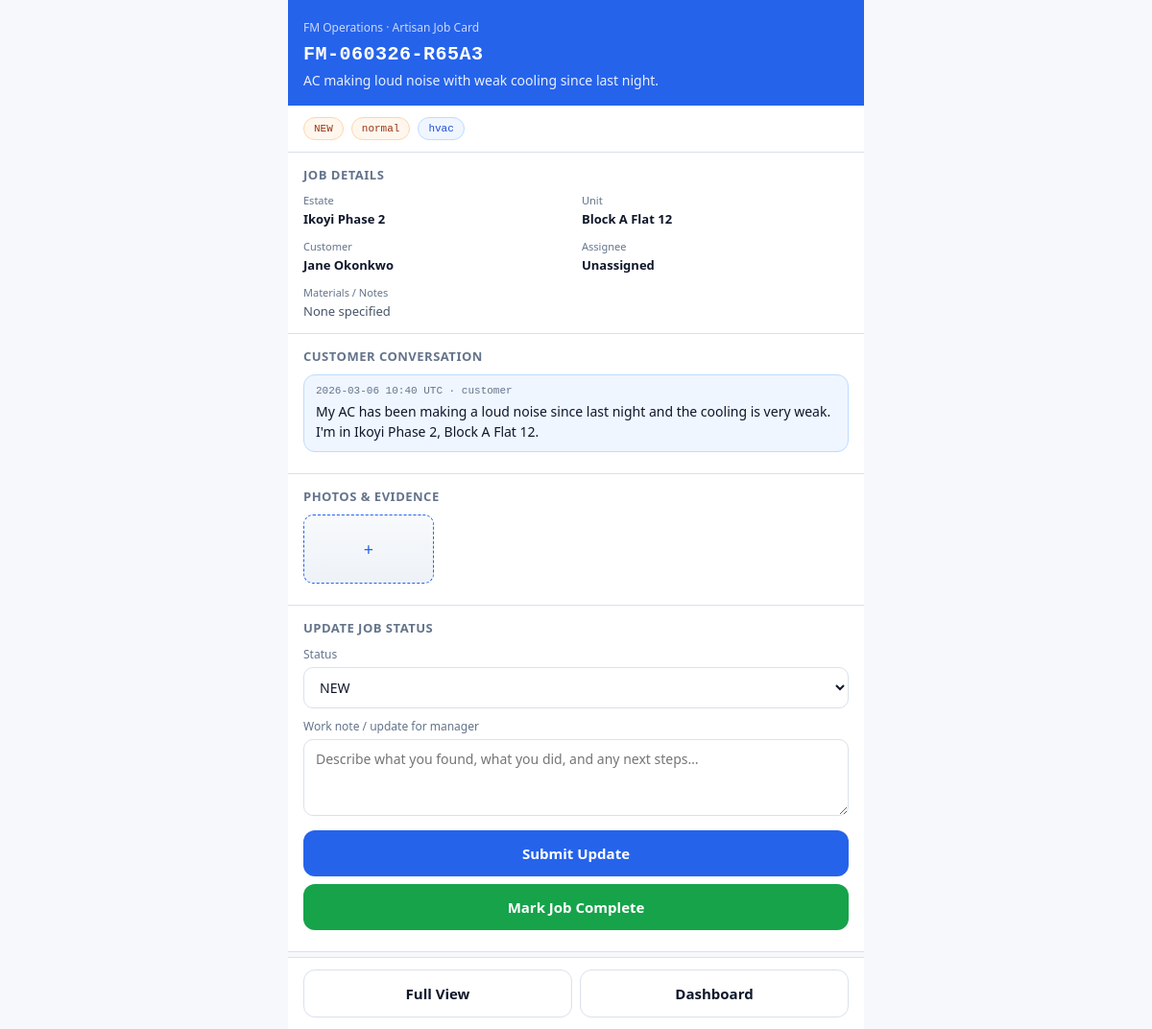
Page /fm/artisan/FM-060326-R65A3 on the committed database.
### tables this page shows
CREATE TABLE fm_tickets (
    id          INTEGER PRIMARY KEY AUTOINCREMENT,
    ref         TEXT NOT NULL UNIQUE,          -- FM-DDMMYY-XXXXX
    estate      TEXT NOT NULL DEFAULT '',
    unit        TEXT NOT NULL DEFAULT '',
    customer    TEXT NOT NULL DEFAULT '',
    source      TEXT NOT NULL DEFAULT 'webchat'
                    CHECK(source IN ('webchat','whatsapp','whatsapp_json','system','manual')),
    priority    TEXT NOT NULL DEFAULT 'normal'
                    CHECK(priority IN ('urgent','normal','low')),
    category    TEXT NOT NULL DEFAULT 'general'
                    CHECK(category IN ('general','electrical','plumbing','hvac',
                                       'security','carpentry','cleaning','painting','pest_control')),
    status      TEXT NOT NULL DEFAULT 'NEW'
                    CHECK(status IN ('NEW','TRIAGED','ASSIGNED','IN_PROGRESS',
                                     'WAITING_CUSTOMER','BLOCKED','DONE','CANCELLED')),
    assignee    TEXT DEFAULT '',
    summary     TEXT NOT NULL DEFAULT '',
    materials   TEXT DEFAULT '',
    location_note TEXT DEFAULT '',
    created_at  TIMESTAMP DEFAULT CURRENT_TIMESTAMP,
    updated_at  TIMESTAMP DEFAULT CURRENT_TIMESTAMP
);

CREATE TABLE fm_conversations (
    id          INTEGER PRIMARY KEY AUTOINCREMENT,
    ticket_ref  TEXT NOT NULL,
    sender      TEXT NOT NULL DEFAULT 'customer'
                    CHECK(sender IN ('customer','staff','ai','system')),
    body        TEXT NOT NULL,
    source      TEXT DEFAULT 'webchat',        -- webchat, whatsapp, staff, ai
    is_internal BOOLEAN DEFAULT 0,             -- 1 = internal note, not visible to customer
    created_at  TIMESTAMP DEFAULT CURRENT_TIMESTAMP,
    FOREIGN KEY (ticket_ref) REFERENCES fm_tickets(ref) ON DELETE CASCADE
);

### app.py (the view)
@app.route('/fm/artisan/<ref>')
def fm_artisan_view(ref):
    conn = fm_get_db()
    ticket = conn.execute("SELECT * FROM fm_tickets WHERE ref = ?", (ref,)).fetchone()
    if not ticket:
        conn.close()
        return render_template('fm/artisan_404.html', ref=ref), 404
    ticket = dict(ticket)
    messages = [dict(r) for r in conn.execute(
        """SELECT * FROM fm_conversations
           WHERE ticket_ref = ? AND is_internal = 0
           ORDER BY created_at ASC""",
        (ref,)
    ).fetchall()]
    evidence = [dict(r) for r in conn.execute(
        "SELECT * FROM fm_evidence WHERE ticket_ref = ? ORDER BY uploaded_at ASC",
        (ref,)
    ).fetchall()]
    for ev in evidence:
        ev['url'] = f"/fm/evidence/{ev['filename']}"
    conn.close()
    return render_template(
        'fm/artisan.html',
        ticket=ticket,
        messages=messages,
        evidence=evidence
    )

### app.py (called while the page is built)
def fm_get_db():
    conn = sqlite3.connect(ENGINE_DB_PATH)
    conn.row_factory = sqlite3.Row
    conn.execute("PRAGMA foreign_keys = ON")
    return conn

### templates/fm/artisan.html (shortened to what this page needs)
<!DOCTYPE html>
<html lang="en">
<head>
</head>
<body>
<div class="art-header">
    <div class="art-brand">FM Operations · Artisan Job Card</div>
    <h1>{{ ticket.ref }}</h1>
    <div class="art-summary">{{ ticket.summary }}</div>
</div>
<div class="art-statusbar">
    <span class="art-badge
        {%- if ticket.status == 'DONE' %} good
        {%- elif ticket.status in ('BLOCKED','CANCELLED') %} bad
        {%- else %} warn
        {%- endif %}">{{ ticket.status }}</span>
    <span class="art-badge
        {%- if ticket.priority == 'urgent' %} bad
        {%- elif ticket.priority == 'low' %} good
        {%- else %} warn
        {%- endif %}">{{ ticket.priority }}</span>
    <span class="art-badge info">{{ ticket.category }}</span>
</div>
<div class="art-section">
    <h2>Job Details</h2>
    <div class="art-meta">
        <div class="art-meta-item">
            <label>Estate</label>
            <div class="val">{{ ticket.estate or '—' }}</div>
        </div>
        <div class="art-meta-item">
            <label>Unit</label>
            <div class="val">{{ ticket.unit or '—' }}</div>
        </div>
        <div class="art-meta-item">
            <label>Customer</label>
            <div class="val">{{ ticket.customer or '—' }}</div>
        </div>
        <div class="art-meta-item">
            <label>Assignee</label>
            <div class="val">{{ ticket.assignee or 'Unassigned' }}</div>
        </div>
        <div class="art-meta-item" style="grid-column:1/-1">
            <label>Materials / Notes</label>
            <div class="val" style="font-weight:400;color:var(--muted)">{{ ticket.materials or 'None specified' }}</div>
        </div>
    </div>
</div>
<div class="art-section">
    <h2>Customer Conversation</h2>
    {% if messages %}
        {% for msg in messages %}
        <div class="art-msg {% if msg.sender == 'customer' %}customer{% elif msg.sender == 'ai' %}ai{% endif %}">
            <div class="art-mmeta">{{ msg.created_at[:16] }} UTC · {{ msg.sender }}</div>
            <div class="art-mbody">{{ msg.body }}</div>
        </div>
        {% endfor %}
    {% else %}
        <div style="color:var(--muted2);font-size:13px">No messages yet</div>
    {% endif %}
</div>
<div class="art-section">
    <h2>Photos &amp; Evidence</h2>
    <div class="art-thumbs">
        <label class="art-thumb add" title="Upload photo">
            +
        </label>
    </div>
</div>
<div class="art-form">
    <h2 style="font-size:13px;font-weight:700;color:var(--muted2);text-transform:uppercase;letter-spacing:.5px;margin-bottom:10px">
        Update Job Status
    </h2>
    <label class="art-label">Status</label>
    <select class="art-select" id="art-status">
        {% for s in ['NEW','TRIAGED','ASSIGNED','IN_PROGRESS','WAITING_CUSTOMER','BLOCKED','DONE','CANCELLED'] %}
        <option {% if ticket.status == s %}selected{% endif %}>{{ s }}</option>
        {% endfor %}
    </select>
    <label class="art-label">Work note / update for manager</label>
    <textarea class="art-input art-textarea" id="art-note"
              placeholder="Describe what you found, what you did, and any next steps…"></textarea>
    <button class="art-btn primary" onclick="ART.submitUpdate()">Submit Update</button>
    <button class="art-btn success" onclick="ART.markDone()">Mark Job Complete</button>
</div>
<div class="art-sticky">
    <a href="/fm/ticket/{{ ticket.ref }}" class="art-btn secondary" style="text-decoration:none;text-align:center">
        Full View
    </a>
    <a href="/fm/dashboard" class="art-btn secondary" style="text-decoration:none;text-align:center">
        Dashboard
    </a>
</div>
</body>
</html>

### templates/fm/artisan.html (style rules this page uses)
:root { --bg: #f6f8fb; --panel: #ffffff; --line: #d9e1ec; --text: #0f172a; --muted: #475569; --muted2: #64748b; --accent: #2563eb; --good: #16a34a; --warn: #d97706; --bad: #dc2626; --radius: 12px; --mono: ui-monospace, SFMono-Regular, Menlo, Consolas, monospace; --sans: ui-sans-serif, system-ui, -apple-system, Segoe UI, Roboto, Arial; }
* { box-sizing: border-box; margin: 0; padding: 0; }
body { font-family: var(--sans); background: var(--bg); color: var(--text); padding: 0 0 80px; max-width: 600px; margin: 0 auto; }
.art-header { background: var(--accent); color: #fff; padding: 20px 16px 16px; }
.art-header .art-brand { font-size: 12px; opacity: .75; margin-bottom: 8px; }
.art-header h1 { font-family: var(--mono); font-size: 20px; font-weight: 800; letter-spacing: 0.5px; margin-bottom: 6px; }
.art-header .art-summary { font-size: 14px; opacity: .9; line-height: 1.4; }
.art-statusbar { background: #fff; padding: 12px 16px; border-bottom: 1px solid var(--line); display: flex; gap: 8px; flex-wrap: wrap; }
.art-badge { font-family: var(--mono); font-size: 11px; padding: 5px 10px; border-radius: 999px; border: 1px solid var(--line); background: #fff; color: var(--muted); }
.art-badge.warn { border-color: #fed7aa; background: #fff7ed; color: #9a3412; }
.art-badge.info { border-color: #bfdbfe; background: #eff6ff; color: #1d4ed8; }
.art-section { background: #fff; border-bottom: 1px solid var(--line); padding: 14px 16px; }
.art-section h2 { font-size: 13px; font-weight: 700; color: var(--muted2); text-transform: uppercase; letter-spacing: 0.5px; margin-bottom: 10px; }
.art-meta { display: grid; grid-template-columns: 1fr 1fr; gap: 12px; }
.art-meta-item label { display: block; font-size: 11px; color: var(--muted2); margin-bottom: 3px; }
.art-meta-item .val { font-size: 13px; font-weight: 600; }
.art-msg { border: 1px solid var(--line); border-radius: 12px; padding: 10px 12px; background: #fff; margin-bottom: 8px; }
.art-msg.customer { border-color: #bfdbfe; background: #eff6ff; }
.art-mmeta { font-size: 11px; color: var(--muted2); font-family: var(--mono); margin-bottom: 5px; }
.art-mbody { font-size: 14px; line-height: 1.5; white-space: pre-wrap; }
.art-thumbs { display: grid; grid-template-columns: repeat(4, 1fr); gap: 8px; margin-top: 8px; }
.art-thumb { height: 72px; border: 1px solid var(--line); border-radius: 10px; background: linear-gradient(180deg, #f8fafc, #eef2f7); display: flex; align-items: center; justify-content: center; color: var(--muted2); font-size: 11px; text-decoration: none; cursor: pointer; }
.art-thumb.add { border-style: dashed; border-color: var(--accent); color: var(--accent); font-size: 18px; }
.art-form { padding: 14px 16px; background: #fff; border-bottom: 1px solid var(--line); }
.art-label { font-size: 12px; color: var(--muted2); margin-bottom: 5px; display: block; }
.art-input, .art-select { width: 100%; border: 1px solid var(--line); border-radius: 10px; padding: 10px 12px; font-size: 14px; background: #fff; color: var(--text); font-family: var(--sans); outline: none; margin-bottom: 10px; }
.art-textarea { min-height: 80px; resize: vertical; }
.art-btn { width: 100%; padding: 14px; border: none; border-radius: 12px; font-size: 15px; font-weight: 700; cursor: pointer; font-family: var(--sans); margin-bottom: 8px; transition: opacity .15s; }
.art-btn.primary { background: var(--accent); color: #fff; }
.art-btn.success { background: #16a34a; color: #fff; }
.art-btn.secondary { background: #fff; border: 1px solid var(--line); color: var(--text); }
.art-sticky { position: fixed; bottom: 0; left: 0; right: 0; max-width: 600px; margin: 0 auto; background: #fff; border-top: 1px solid var(--line); padding: 12px 16px; display: flex; gap: 8px; }
.art-sticky .art-btn { margin: 0; flex: 1; }

### rows in the picture
fm_tickets: ref "FM-060326-R65A3", summary "AC making loud noise with weak cooling since last night.", status "NEW", priority "normal", category "hvac", estate "Ikoyi Phase 2", unit "Block A Flat 12", customer "Jane Okonkwo", assignee "Unassigned", materials "None specified"
fm_conversations: created_at "2026-03-06 10:40", sender "customer", body "My AC has been making a loud noise since last night and the cooling is very weak. I'm in Ikoyi Phase 2, Block A Flat 12."
